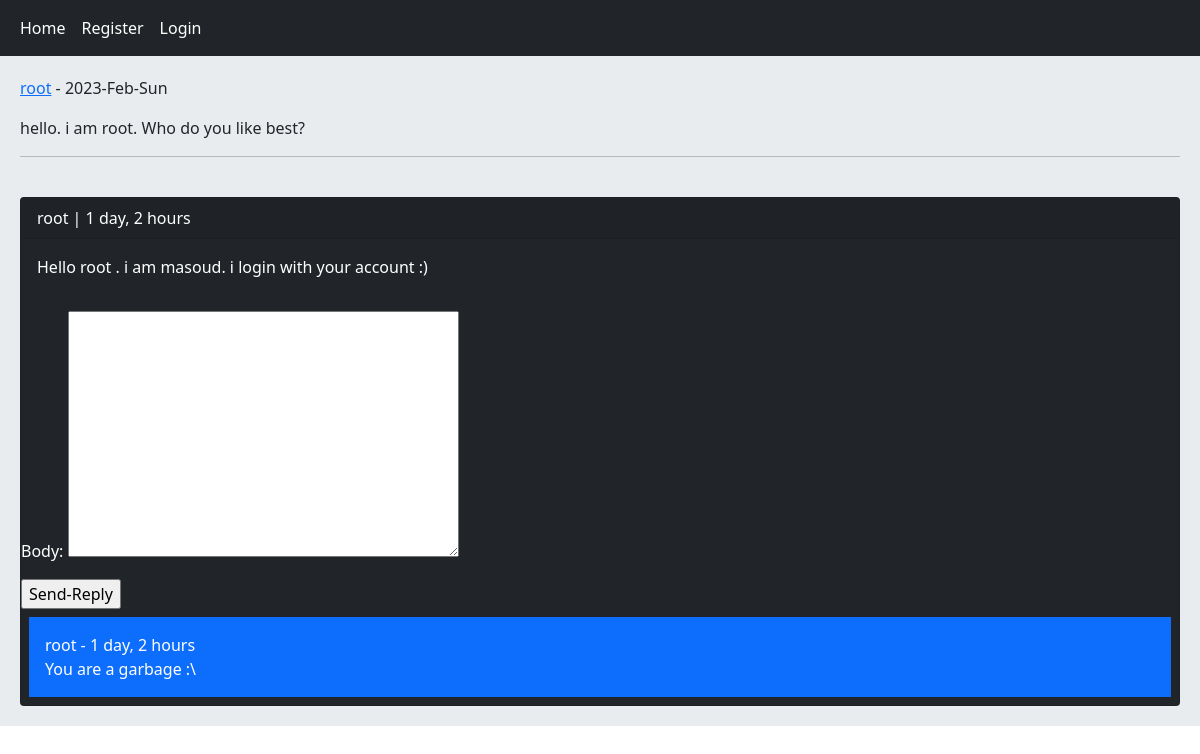
Screenshot of /detail/4/hello-i-am-root-who-do-you-like with the database file from the repository.
### home/models.py (models this page shows, shortened)
class Post(models.Model):
    user = models.ForeignKey(User, on_delete=models.CASCADE, related_name='posts')
    body = models.TextField()
    slug = models.SlugField(max_length=60)
    created = models.DateTimeField(auto_now_add=True)
    updated = models.DateTimeField(auto_now=True)

class Comment(models.Model):
    user = models.ForeignKey(User, on_delete=models.CASCADE, related_name='ucomment')
    post = models.ForeignKey(Post, on_delete=models.CASCADE, related_name='pcomment')
    reply = models.ForeignKey('self', on_delete=models.CASCADE, related_name='rcomment', blank=True, null=True)
    is_reply = models.BooleanField(default=False)
    body = models.TextField(max_length=300)
    created = models.DateTimeField(auto_now_add=True)

### home/views.py (the view, shortened to what this page needs)
# urls.py: path('detail/<int:post_id>/<slug:post_slug>', views.PostDetailView.as_view(), name='post_detail'),
class PostDetailView(View):
    form_class = CommentCreateForm
    form_class_reply = CommentReplyForm
    def setup(self, request, *args, **kwargs):
        self.post_current = get_object_or_404(Post, pk=kwargs['post_id'], slug=kwargs['post_slug'])
        return super().setup(request, *args, **kwargs)
    def get(self, request, *args, **kwargs):
        post = self.post_current
        comments = post.pcomment.filter(is_reply=False)
        return render(request, 'home/detail.html', {'post': post, 'comments': comments, 'form': self.form_class,
                                                    'form_reply': self.form_class_reply})

### home/templates/home/detail.html (shortened to what this page needs)
{% extends 'base.html' %}
{% block content %}
    <p><a href="{% url 'account:user_profile' post.user.id %}">{{ post.user.username }}</a> - {{ post.updated|date:"Y-M-D"}}</p>
    <p>{{ post.body }}</p>
    <hr>
    <br>
    {% for comment in comments %}
        <div class="card bg-dark text-white">
            <p class="card-header">{{ comment.user }} | {{ comment.created|timesince }}</p>
            <p class="card-body">{{ comment.body }}</p>
            <form action="{% url 'home:add_reply' post.id comment.id %}" method="post">
                {{ form_reply.as_p }}
                <input type="submit" value="Send-Reply">
            </form>
           {% for reply in comment.rcomment.all %}
            <p class="bg-primary p-3 m-2">{{ reply.user }} - {{ reply.created|timesince }}<br>{{ reply.body }}</p>
           {% endfor %}
        </div>
    {% empty %}
        <p>No comments yet ..</p>
    {% endfor %}
{% endblock %}

### rows the page displays
Post: user.username "root", updated "2023-Feb-Sun", body "hello. i am root. Who do you like best?"
Comment: user "root", created "1 day, 2 hours", body "Hello root . i am masoud. i login with your account :)"
Comment: user "root", created "1 day, 2 hours", body "You are a garbage :\\"
